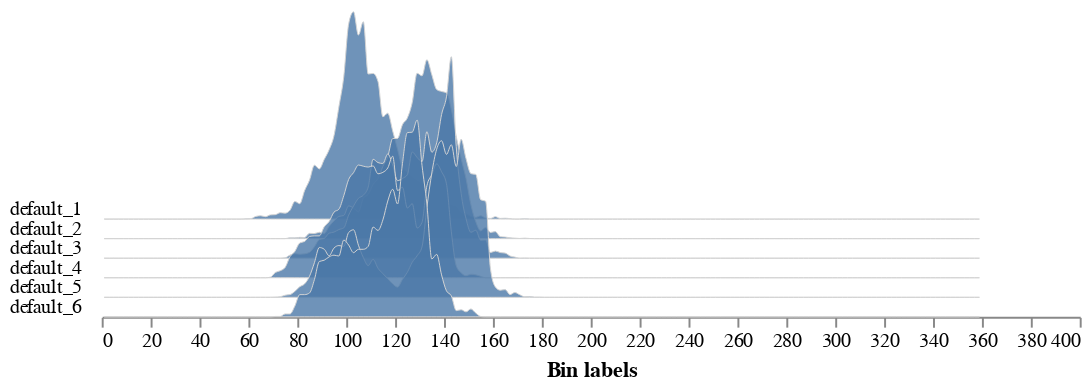
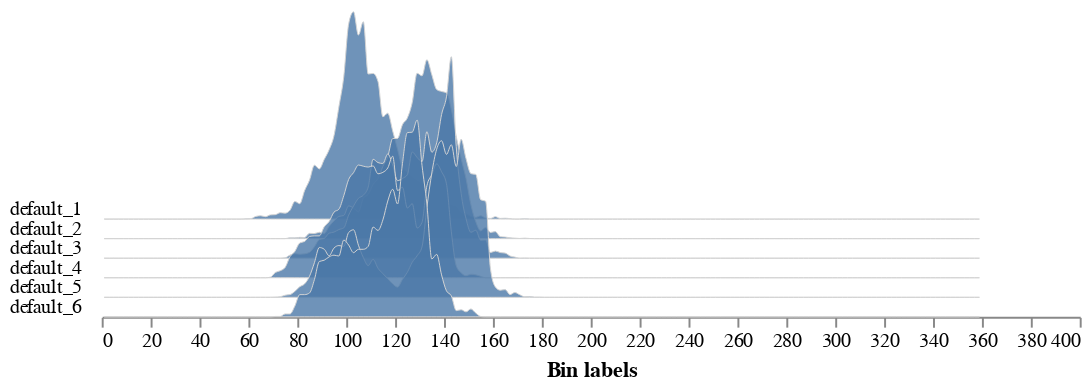

Notebook code cell kept with these figures, in order:
### Code cell
analyze_color(rgb_img=img, labeled_mask=lbl_mask, n_labels=n_lbls, colorspaces='all')

### Figure 1 — Vega-Lite specification as saved in the notebook (floating-point values rounded to 4 significant figures; data arrays with more than 128 entries replaced by an {"elided": "..."} marker saying what was removed)
{"config": {"view": {"continuousWidth": 300, "continuousHeight": 300, "stroke": null}, "axis": {"grid": false}, "facet": {"columns": 1, "spacing": 0}, "title": {"anchor": "end"}}, "data": {"name": "data-0263e728e32054ee49f4813e7ed78564"}, "facet": {"field": "sample", "header": {"labelAngle": 0, "labelAlign": "left", "labelOrient": "left"}, "title": null, "type": "nominal"}, "spec": {"mark": {"type": "area", "fillOpacity": 0.8, "interpolate": "monotone", "stroke": "lightgray", "strokeWidth": 0.5}, "encoding": {"x": {"field": "label", "title": "Bin labels", "type": "quantitative"}, "y": {"axis": null, "field": "value", "scale": {"range": [10, -100]}, "type": "quantitative"}}, "height": 10, "width": 500}, "bounds": "flush", "$schema": "https://vega.github.io/schema/vega-lite/v5.20.1.json", "datasets": {"data-0263e728e32054ee49f4813e7ed78564": {"elided": "1080 records"}}}

### Figure 2 — Vega-Lite specification as saved in the notebook (floating-point values rounded to 4 significant figures; data arrays with more than 128 entries replaced by an {"elided": "..."} marker saying what was removed)
{"config": {"view": {"continuousWidth": 300, "continuousHeight": 300, "stroke": null}, "axis": {"grid": false}, "facet": {"columns": 1, "spacing": 0}, "title": {"anchor": "end"}}, "data": {"name": "data-0263e728e32054ee49f4813e7ed78564"}, "facet": {"field": "sample", "header": {"labelAngle": 0, "labelAlign": "left", "labelOrient": "left"}, "title": null, "type": "nominal"}, "spec": {"mark": {"type": "area", "fillOpacity": 0.8, "interpolate": "monotone", "stroke": "lightgray", "strokeWidth": 0.5}, "encoding": {"x": {"field": "label", "title": "Bin labels", "type": "quantitative"}, "y": {"axis": null, "field": "value", "scale": {"range": [10, -100]}, "type": "quantitative"}}, "height": 10, "width": 500}, "bounds": "flush", "$schema": "https://vega.github.io/schema/vega-lite/v5.20.1.json", "datasets": {"data-0263e728e32054ee49f4813e7ed78564": {"elided": "1080 records"}}}
